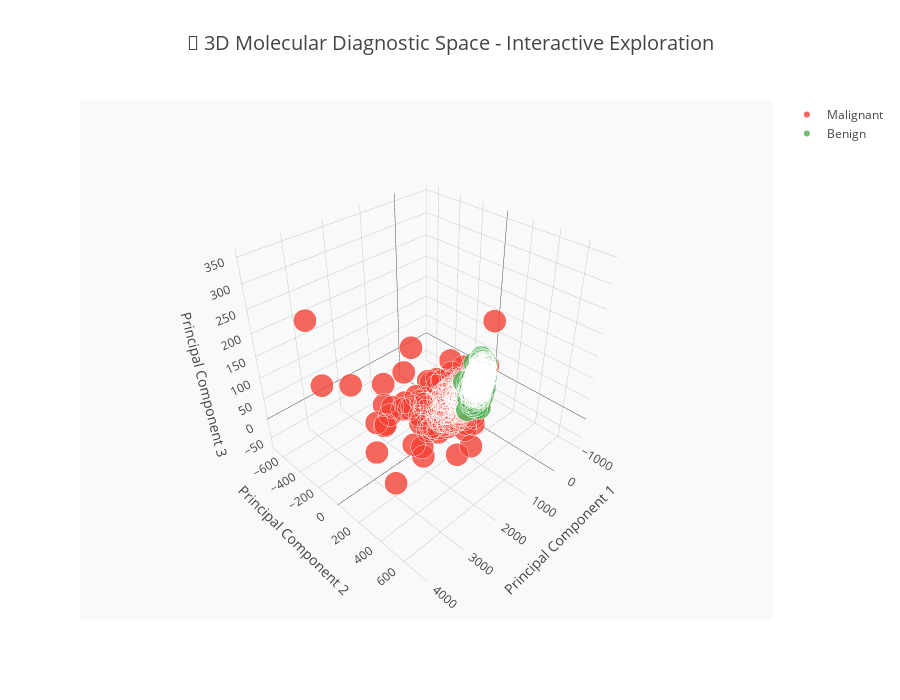

Notebook code cell kept with this figure:
### Markdown cell above
## STEP 8: Immersive 3D Medical Visualizations

### Objective:
Create cutting-edge 3D visualizations that provide immersive insights into:
- **3D Molecular Space**: Dimensionality reduction in 3D
- **Confidence Landscapes**: Trust regions in diagnostic space
- **Interactive Medical Simulations**: Simulated imaging views

### Advanced Visualization Suite:
We'll create professional-grade medical visualizations using:
- **Plotly 3D**: Interactive 3D scatter plots and surfaces
- **PCA/t-SNE**: Advanced dimensionality reduction
- **Medical Simulation**: Tissue pattern visualization

### Code cell
# STEP 8A: Create 3D Molecular Diagnostic Space
import plotly.graph_objects as go
from sklearn.decomposition import PCA
import numpy as np

# Create 3D PCA projection
pca_3d = PCA(n_components=3)
coords_3d = pca_3d.fit_transform(cancer.data)

# Create 3D scatter plot
fig_3d = go.Figure()

# Separate traces for each diagnosis
for i, diagnosis in enumerate(['malignant', 'benign']):
    mask = y == i
    color = '#F44336' if diagnosis == 'malignant' else '#4CAF50'
    
    fig_3d.add_trace(go.Scatter3d(
        x=coords_3d[mask, 0],
        y=coords_3d[mask, 1], 
        z=coords_3d[mask, 2],
        mode='markers',
        name=diagnosis.title(),
        marker=dict(
            size=8,
            color=color,
            opacity=0.8,
            line=dict(width=2, color='white')
        ),
        hovertemplate=(
            f"<b>{diagnosis.title()}</b><br>" +
            "PC1: %{x:.2f}<br>" +
            "PC2: %{y:.2f}<br>" +
            "PC3: %{z:.2f}<br>" +
            "<extra></extra>"
        )
    ))

fig_3d.update_layout(
    title={
        'text': '🧬 3D Molecular Diagnostic Space - Interactive Exploration',
        'x': 0.5,
        'font': {'size': 20}
    },
    scene=dict(
        xaxis_title='Principal Component 1',
        yaxis_title='Principal Component 2',
        zaxis_title='Principal Component 3',
        bgcolor='#f8f9fa',
        camera=dict(eye=dict(x=1.5, y=1.5, z=1.5))
    ),
    height=700,
    showlegend=True
)

fig_3d.show()

print("🎯 3D Molecular Space Created!")
print(f"📊 Explained Variance: {pca_3d.explained_variance_ratio_.sum():.1%}")

### Figure 1 — Plotly figure (JSON) as saved in the notebook; plotly's stock layout.template omitted (floating-point values rounded to 4 significant figures; data arrays with more than 128 entries replaced by an {"elided": "..."} marker saying what was removed)
{"data": [{"hovertemplate": "<b>Malignant</b><br>PC1: %{x:.2f}<br>PC2: %{y:.2f}<br>PC3: %{z:.2f}<br><extra></extra>", "marker": {"color": "#F44336", "line": {"color": "white", "width": 2}, "opacity": 0.8, "size": 8}, "mode": "markers", "name": "Malignant", "type": "scatter3d", "x": {"elided": "212 float values"}, "y": {"elided": "212 float values"}, "z": {"elided": "212 float values"}}, {"hovertemplate": "<b>Benign</b><br>PC1: %{x:.2f}<br>PC2: %{y:.2f}<br>PC3: %{z:.2f}<br><extra></extra>", "marker": {"color": "#4CAF50", "line": {"color": "white", "width": 2}, "opacity": 0.8, "size": 8}, "mode": "markers", "name": "Benign", "type": "scatter3d", "x": {"elided": "357 float values"}, "y": {"elided": "357 float values"}, "z": {"elided": "357 float values"}}], "layout": {"height": 700, "scene": {"bgcolor": "#f8f9fa", "camera": {"eye": {"x": 1.5, "y": 1.5, "z": 1.5}}, "xaxis": {"title": {"text": "Principal Component 1"}}, "yaxis": {"title": {"text": "Principal Component 2"}}, "zaxis": {"title": {"text": "Principal Component 3"}}}, "showlegend": true, "title": {"font": {"size": 20}, "text": "🧬 3D Molecular Diagnostic Space - Interactive Exploration", "x": 0.5}}}
